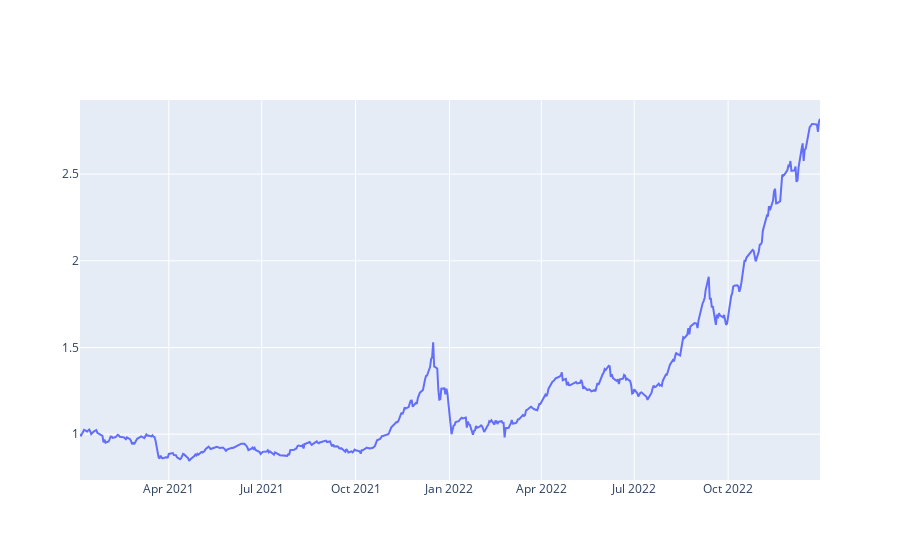

This figure's notebook cell:
### Code cell
trace={"mode":"lines","name":"Trace 1","x":bist30Toplam.index,"y":bist30Toplam["Normalize"]}
data=go.Data=(trace)

go.Figure(data=data)

### Figure 1 — Plotly figure (JSON) as saved in the notebook; plotly's stock layout.template omitted (floating-point values rounded to 4 significant figures; data arrays with more than 128 entries replaced by an {"elided": "..."} marker saying what was removed)
{"data": [{"mode": "lines", "name": "Trace 1", "type": "scatter", "x": {"elided": "489 str values"}, "y": {"elided": "489 float values"}}], "layout": {}}
